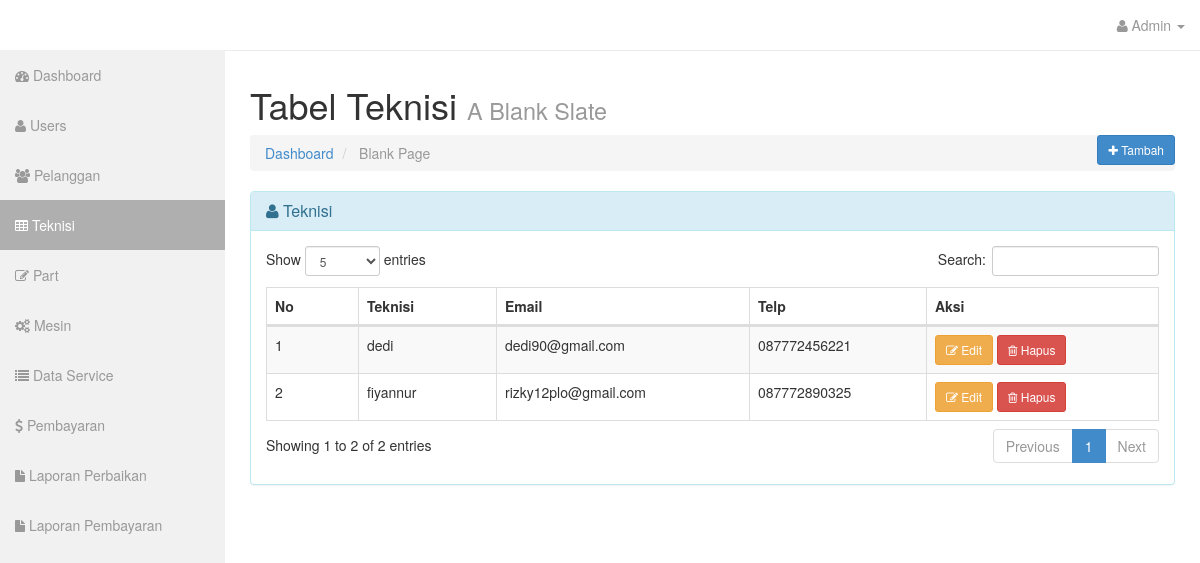
Screenshot of /admin/?hal=teknisi (signed in) with the database file from the repository.
### tables this page shows
CREATE TABLE `teknisi` (
  `id_teknisi` int(11) NOT NULL,
  `nama_teknisi` varchar(30) NOT NULL,
  `email_teknisi` varchar(255) NOT NULL,
  `telp_teknisi` varchar(15) NOT NULL
);

### admin/class/crud.php (called while the page is built, shortened)
<?php
class Teknisi{
    public function tampilteknisi($koneksi){
        $qry = $koneksi->query("SELECT * FROM teknisi ORDER BY id_teknisi DESC");
        while($pecah = $qry->fetch_array()){
            $data[] = $pecah;
        }
        $hitung = $qry->num_rows;
        if( $hitung > 0 )
        {
            return $data;
        }else{
            error_reporting(0);
        }
    }
}
$teknisi = new Teknisi();
?>

### admin/views/teknisi.php (the view, shortened to what this page needs)
<div class="row">
          <div class="col-lg-12">
            <h1>Tabel Teknisi <small>A Blank Slate</small></h1>
            <button type="button" class="btn btn-primary btn-sm pull-right" id="tambahdatateknisi" data-toggle="modal" data-target="#tambahteknisi">
                <i class="fa fa-plus"></i> Tambah
            </button>
            <ol class="breadcrumb">
              <li><a href="index.html"><i class="icon-dashboard"></i> Dashboard</a></li>
              <li class="active"><i class="icon-file-alt"></i> Blank Page</li>
            </ol>
          </div>
        </div>
<section>
<div class="row">
          <div class="col-lg-12">
            <div class="panel panel-info">
              <div class="panel-heading">
                <h3 class="panel-title"><i class="fa fa-user"></i> Teknisi</h3>
              </div>
              <div class="panel-body">
                <div class="table-responsive">
                  <table class="table table-bordered table-hover table-striped" id="dataTable">
                    <thead>
                      <tr>
                        <th>No</th>
                        <th>Teknisi</th>
                        <th>Email</th>
                        <th>Telp</th>
                        <th>Aksi</th>
                      </tr>
                    </thead>
                    <tbody>
                    <?php
                    $qry = $teknisi->tampilteknisi($koneksi);
                    foreach($qry as $dat => $data){
                      ?>
                      <tr>
                        <td><?= $dat + 1 ?></td>
                        <td><?= $data[1] ?></td>
                        <td><?= $data[2] ?></td>
                        <td><?= $data[3] ?></td>
                        <td>
                        <a href="?hal=ubahteknisi&id=<?= $data[0] ?>" class="btn btn-sm btn-warning"><i class="fa fa-pencil-square-o"></i> Edit</a>
                        <a href="?hal=teknisi&hapus=<?= $data[0] ?>" class="btn btn-sm btn-danger" onclick="return confirm('Yakin Dihapus ?')"><i class="fa fa-trash-o"></i> Hapus</a>
                        </td>
                      </tr>
                    <?php } ?>
                    </tbody>
                  </table>
              </div>
            </div>
          </div>
        </div>
        <?php include_once 'aksi/mtambahteknisi.php'; ?>
</section>

### rows the page displays
teknisi: nama_teknisi "dedi", email_teknisi "dedi90@gmail.com", telp_teknisi "087772456221"
teknisi: nama_teknisi "fiyannur", email_teknisi "rizky12plo@gmail.com", telp_teknisi "087772890325"

### other values shown
$_SESSION['adm']['username'] "Admin"
